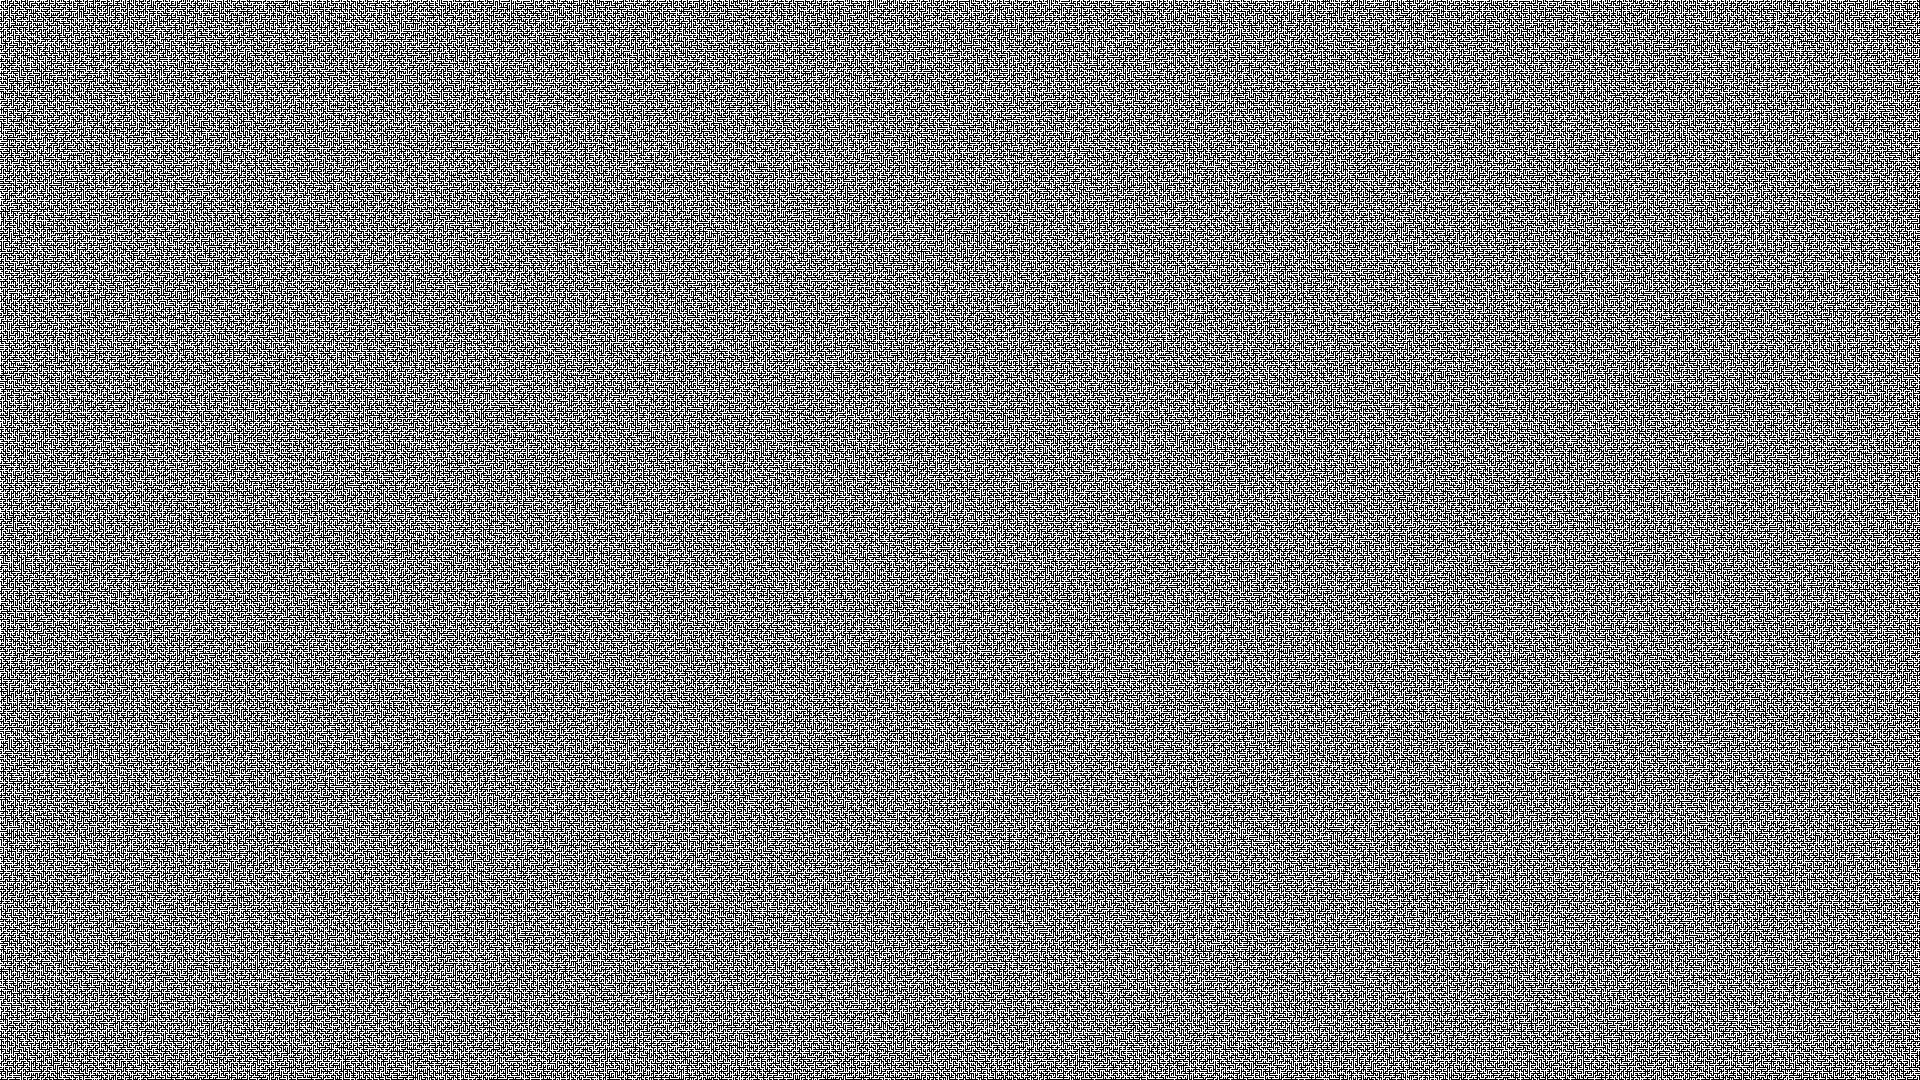

Generate this figure with Python:
import random
import keyboard
from PIL import Image
from scipy.interpolate import interp1d

w, h = 1920, 1080


def p(m):
    print("-" * w)
    for r in m:
        x = ""
        for c in r:
            x += str(c)
        print(x)
    print("-" * w)


def checkvalid(m, x, y):
    try:
        h = m[x][y]
        return True
    except:
        return False


# Aldous-Broder algorithm

grid = [[1 for x in range(w)] for y in range(h)]

totalc = w*h/4

x, y = 0, 0
grid[x][y] = 0
totalc -= 1

while totalc > 0:
    print(totalc)
    dir = random.randint(0, 3)
    if(dir == 0):
        if checkvalid(grid, x, y - 2):
            y -= 2
            if grid[x][y] != 0:
                totalc -= 1
                grid[x][y] = 0
                grid[x][y+1] = 0
    elif(dir == 1):
        if checkvalid(grid, x, y + 2):
            y += 2
            if grid[x][y] != 0:
                totalc -= 1
                grid[x][y] = 0
                grid[x][y-1] = 0
    elif(dir == 2):
        if checkvalid(grid, x+2, y):
            x += 2
            if grid[x][y] != 0:
                totalc -= 1
                grid[x][y] = 0
                grid[x-1][y] = 0
    elif(dir == 3):
        if checkvalid(grid, x-2, y):
            x -= 2
            if grid[x][y] != 0:
                totalc -= 1
                grid[x][y] = 0
                grid[x+1][y] = 0


# Image

img = Image.new('RGB', (w, h), "black")
pixels = img.load()

for y in range(img.size[1]):
    for x in range(img.size[0]):
        if grid[y][x] == 0:
            pixels[x, y] = (255, 255, 255)

img.save("maze.png")
